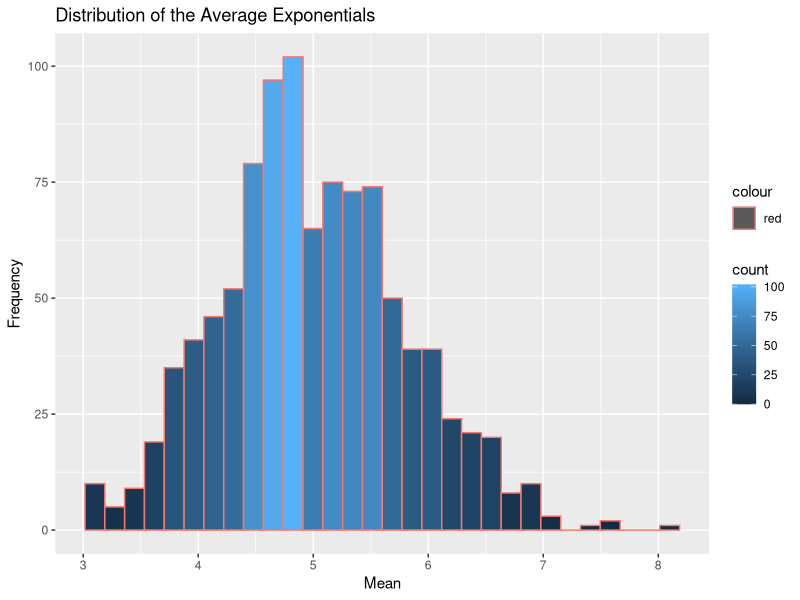
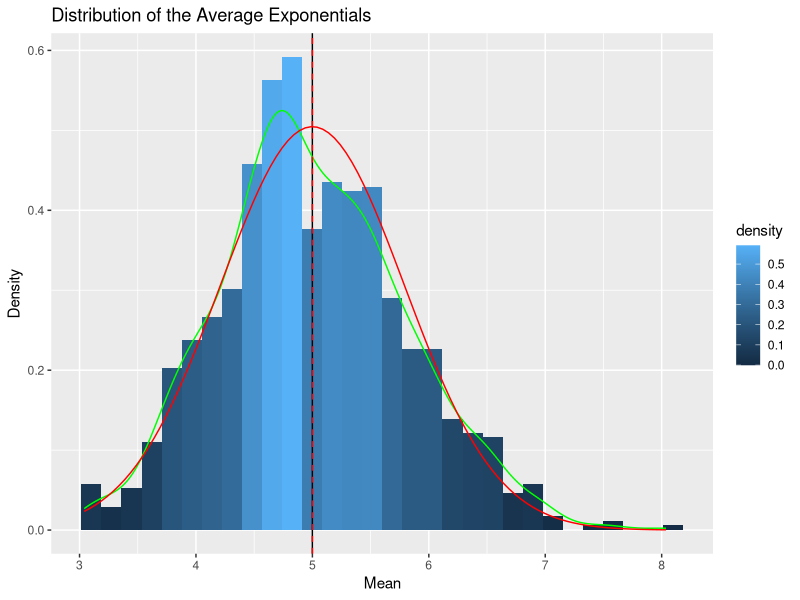
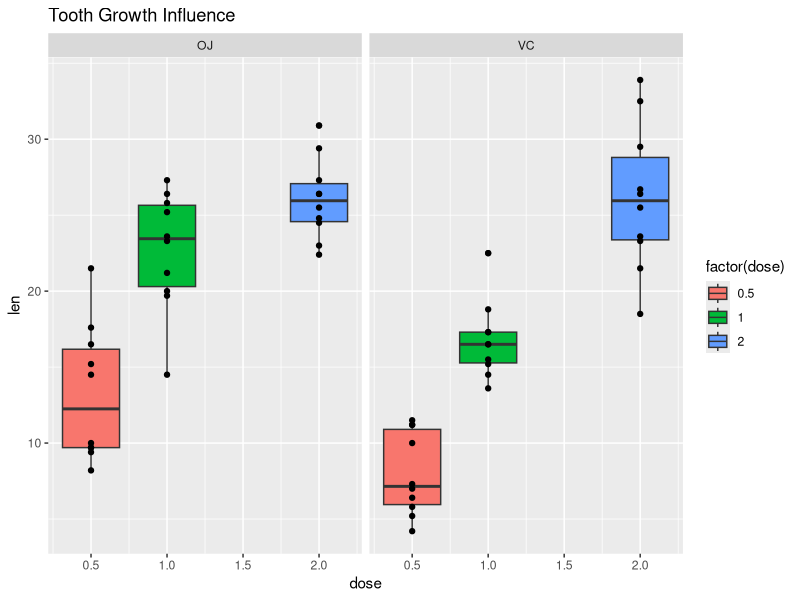

Here is the R script that generated these plots, in order:
###Part 1 Code

##Set the efficient of Lambda
set.seed(100)
lambda <- 0.2
n <- 40
simulations <- data.frame(x=replicate(1000,rexp(n,lambda)))
simulations_mean <- data.frame(x=apply(simulations,2,mean))

library(ggplot2)

## get the histogram for the comparasion
h <- ggplot(simulations_mean,aes(x=x))+
        geom_histogram(aes(y=..count..,fill=..count..,color="red"))
h+labs(title = "Distribution of the Average Exponentials",y="Frequency",x="Mean")

## Comparasion between sample mean and theoretical mean
sample_mean <- mean(simulations_mean$x)
theory_mean <- 1/lambda
sample_mean
theory_mean

## Comparasion between sample variance and theoretical variance
sample_variance <- var(simulations_mean)
theory_variance <- ((1/lambda)^2)/n
sample_variance
theory_variance
Difference_variance <- sample_variance-theory_variance
Difference_variance

## Distribution
histogram_dist <- ggplot(simulations_mean,aes(x=x))+
        geom_histogram(aes(y=..density..,fill=..density..))+labs(title = "Distribution of the Average Exponentials",y="Density",x="Mean")
histogram_dist+geom_vline(xintercept = sample_mean,col="black")+ 
        geom_density(colour="green")+
        stat_function(fun=dnorm,args=list( mean=1/lambda, sd=sqrt(theory_variance)),color = "red") +
        geom_vline(xintercept=theory_mean, colour="red", linetype="dashed") 


###Part 2 Code
##Loading the data
library(datasets)
data("ToothGrowth")

##Pre-checking the data
str(ToothGrowth)
dim(ToothGrowth)
summary(ToothGrowth)

library(ggplot2)
boxplot_overview <- ggplot(ToothGrowth, aes(x=dose, y=len)) + 
        geom_boxplot(aes(fill=factor(dose)))+ geom_point()+ 
        facet_grid(.~supp)+labs(title = "Tooth Growth Influence")
boxplot_overview 

##Hypothesis Testing 
##H0:Orange juice will affect the tooth growth compared to ascorbic acid.
t.test(ToothGrowth$len[ToothGrowth$supp == "OJ"], ToothGrowth$len[ToothGrowth$supp == "VC"], paired = FALSE, var.equal = FALSE)



